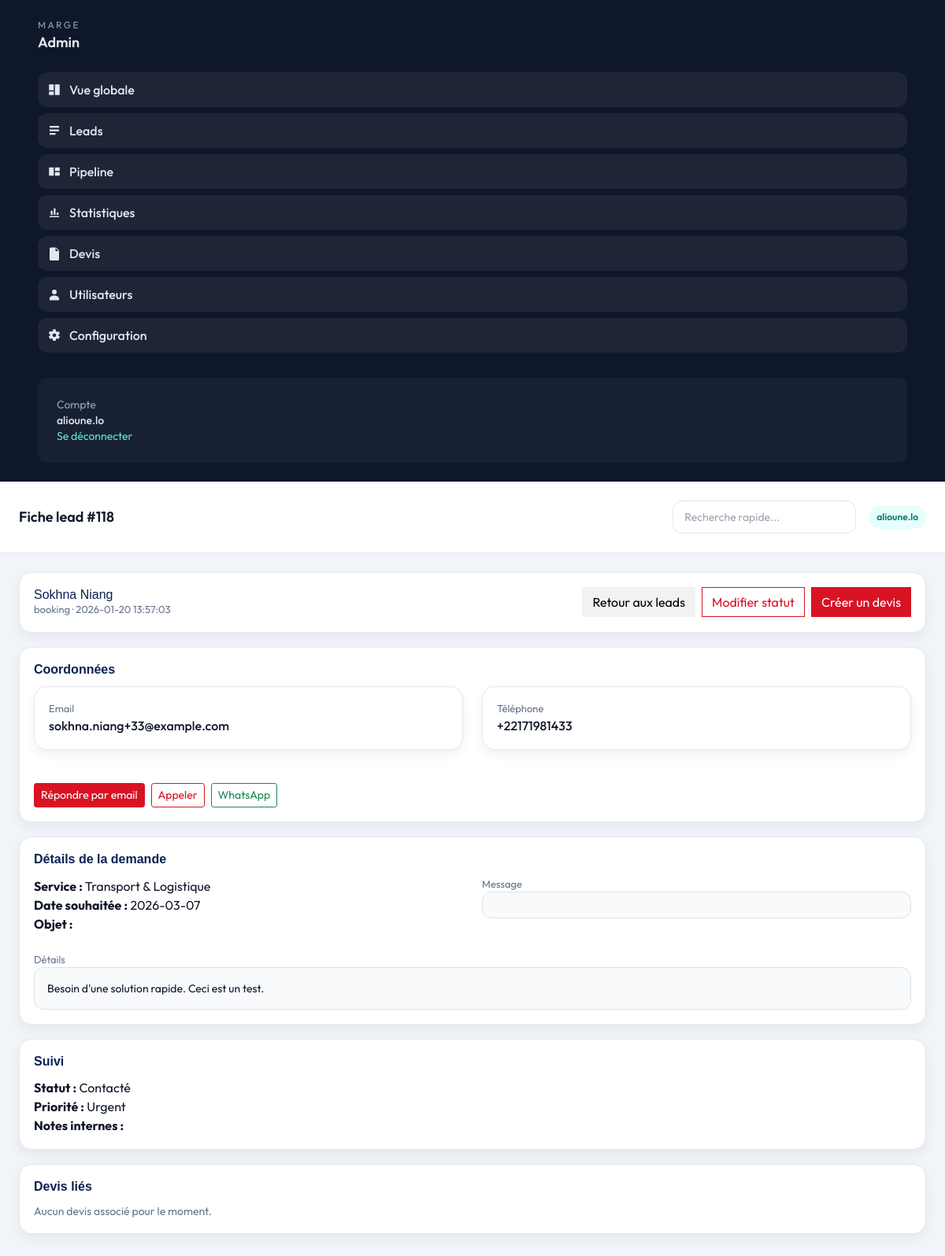
The page /dashboard/leads/view.php?id=118 (signed in) on the database as committed earlier.
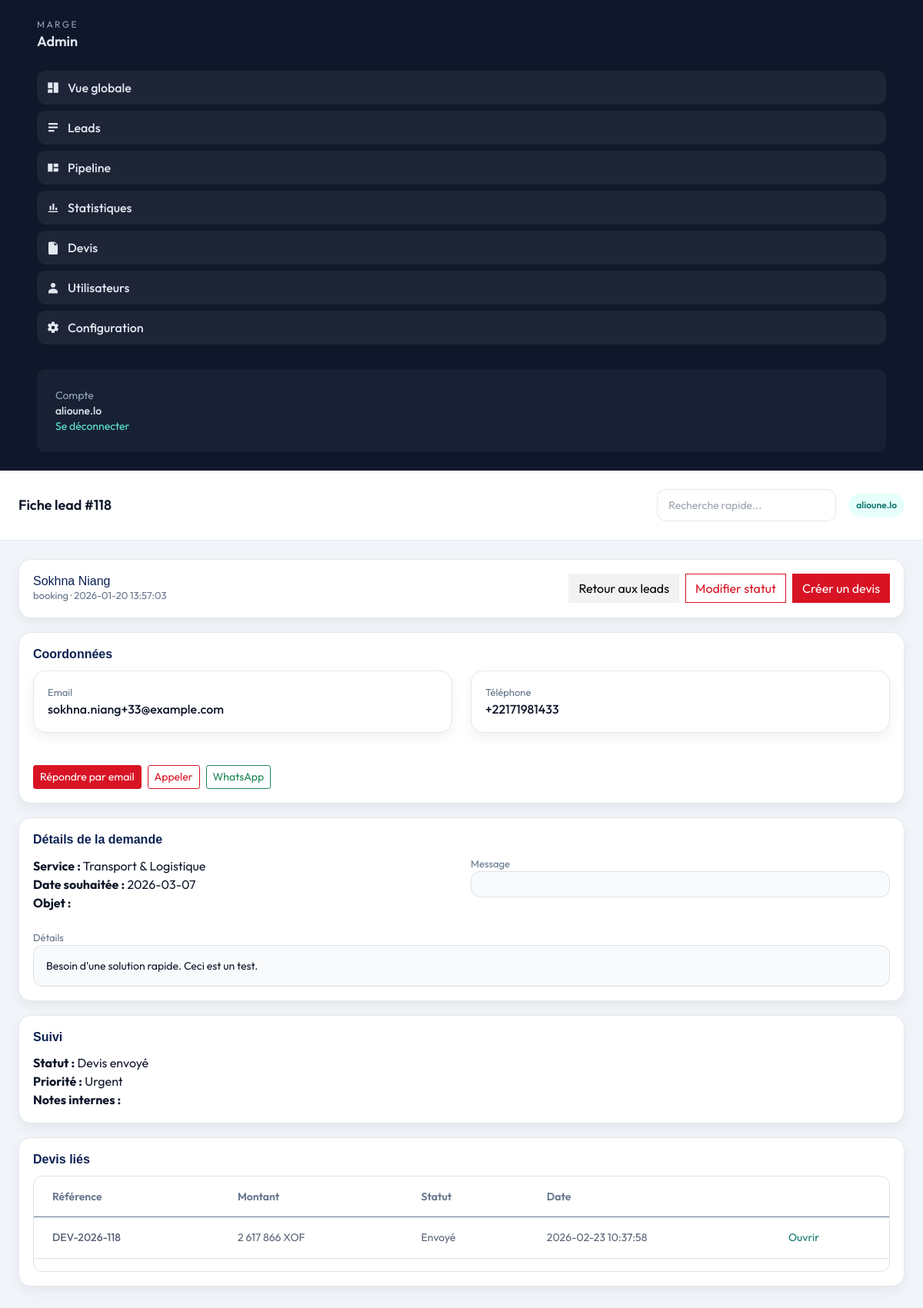
The same page on the database as committed later.
### tables this page shows
CREATE TABLE leads (
            id INTEGER PRIMARY KEY AUTOINCREMENT,
            type TEXT NOT NULL,
            name TEXT NOT NULL,
            email TEXT NOT NULL,
            phone TEXT,
            service TEXT,
            requested_date TEXT,
            subject TEXT,
            message TEXT,
            details TEXT,
            status TEXT NOT NULL DEFAULT "Nouveau",
            priority TEXT NOT NULL DEFAULT "Normal",
            notes TEXT,
            source TEXT NOT NULL DEFAULT "site",
            created_at TEXT NOT NULL,
            updated_at TEXT NOT NULL
        , archived_at TEXT);

CREATE TABLE devis (
            id INTEGER PRIMARY KEY AUTOINCREMENT,
            lead_id INTEGER NOT NULL,
            reference TEXT NOT NULL,
            amount REAL NOT NULL DEFAULT 0,
            currency TEXT NOT NULL DEFAULT "XOF",
            status TEXT NOT NULL DEFAULT "Brouillon",
            notes TEXT,
            created_at TEXT NOT NULL,
            updated_at TEXT NOT NULL
        , description TEXT, client_name TEXT, client_email TEXT, client_phone TEXT, client_company TEXT, client_address TEXT, client_city TEXT, client_country TEXT, archived_at TEXT);

### dashboard/_inc/auth.php (called while the page is built, shortened)
<?php
function current_user(): string {
  return (string)($_SESSION['admin_user'] ?? '');
}

### dashboard/leads/view.php (the view, shortened to what this page needs)
<?php
require_once __DIR__ . '/../_inc/auth.php';
require_once __DIR__ . '/../_inc/layout.php';
$pdo = db();
$id = (int)($_GET['id'] ?? 0);
$stmt = $pdo->prepare('SELECT * FROM leads WHERE id = :id');
$stmt->execute([':id' => $id]);
$lead = $stmt->fetch();
$devisRows = $pdo->prepare('SELECT id, reference, status, amount, currency, created_at FROM devis WHERE lead_id = :id ORDER BY id DESC');
$devisRows->execute([':id' => $id]);
$devis = $devisRows->fetchAll();
$wa = '';
if (!empty($lead['phone'])) {
  $phoneDigits = preg_replace('/\D+/', '', $lead['phone']);
  $msg = urlencode('Bonjour, merci pour votre demande. Nous revenons vers vous rapidement.');
  $wa = 'https://wa.me/' . $phoneDigits . '?text=' . $msg;
}
render_header('Fiche lead #' . $lead['id']);
?>
<div class="admin-card">
  <div class="d-flex justify-content-between align-items-start">
    <div>
      <h5><?php echo htmlspecialchars($lead['name']); ?></h5>
      <div class="admin-note"><?php echo htmlspecialchars($lead['type']); ?> &middot; <?php echo htmlspecialchars($lead['created_at']); ?></div>
    </div>
    <div class="d-flex gap-2">
      <a class="btn btn-light" href="/dashboard/leads/list.php">Retour aux leads</a>
      <a class="btn btn-outline-primary" href="/dashboard/leads/edit.php?id=<?php echo (int)$lead['id']; ?>">Modifier statut</a>
      <a class="btn btn-primary" href="/dashboard/devis/create.php?lead_id=<?php echo (int)$lead['id']; ?>">Cr&eacute;er un devis</a>
    </div>
  </div>
</div>
<div class="admin-card">
  <div class="admin-section-title">
    <h5>Coordonn&eacute;es</h5>
  </div>
  <div class="grid grid-cols-1 md:grid-cols-2 gap-4">
    <div class="admin-card">
      <p class="admin-note">Email</p>
      <p class="font-medium"><?php echo htmlspecialchars($lead['email']); ?></p>
    </div>
    <div class="admin-card">
      <p class="admin-note">T&eacute;l&eacute;phone</p>
      <p class="font-medium"><?php echo htmlspecialchars($lead['phone'] ?? ''); ?></p>
    </div>
  </div>
  <div class="mt-4 flex flex-wrap gap-2">
    <a class="btn btn-sm btn-primary" href="mailto:<?php echo htmlspecialchars($lead['email']); ?>">R&eacute;pondre par email</a>
    <?php if (!empty($lead['phone'])): ?>
      <a class="btn btn-sm btn-outline-primary" href="tel:<?php echo htmlspecialchars($lead['phone']); ?>">Appeler</a>
    <?php endif; ?>
    <?php if ($wa): ?>
      <a class="btn btn-sm btn-outline-success" href="<?php echo $wa; ?>" target="_blank" rel="noopener">WhatsApp</a>
    <?php endif; ?>
  </div>
</div>
<div class="admin-card">
  <div class="admin-section-title">
    <h5>D&eacute;tails de la demande</h5>
  </div>
  <div class="grid grid-cols-1 md:grid-cols-2 gap-4">
    <div>
      <p><strong>Service :</strong> <?php echo htmlspecialchars($lead['service'] ?? ''); ?></p>
      <p><strong>Date souhait&eacute;e :</strong> <?php echo htmlspecialchars($lead['requested_date'] ?? ''); ?></p>
      <p><strong>Objet :</strong> <?php echo htmlspecialchars($lead['subject'] ?? ''); ?></p>
    </div>
    <div>
      <p class="admin-note">Message</p>
      <div class="p-3 rounded-xl bg-slate-50 border border-slate-200 text-sm">
      </div>
    </div>
  </div>
  <div class="mt-4">
    <p class="admin-note">D&eacute;tails</p>
    <div class="p-3 rounded-xl bg-slate-50 border border-slate-200 text-sm">
      <?php echo nl2br(htmlspecialchars($lead['details'] ?? '')); ?>
    </div>
  </div>
</div>
<div class="admin-card">
  <div class="admin-section-title">
    <h5>Suivi</h5>
  </div>
  <p><strong>Statut :</strong> <?php echo htmlspecialchars($lead['status']); ?></p>
  <p><strong>Priorit&eacute; :</strong> <?php echo htmlspecialchars($lead['priority']); ?></p>
  <p><strong>Notes internes :</strong><br><?php echo nl2br(htmlspecialchars($lead['notes'] ?? '')); ?></p>
</div>
<div class="admin-card">
  <div class="admin-section-title">
    <h5>Devis li&eacute;s</h5>
  </div>
  <?php if (!$devis): ?>
    <div class="text-slate-500 text-sm">Aucun devis associ&eacute; pour le moment.</div>
  <?php else: ?>
    <div class="overflow-hidden rounded-xl border border-slate-200 bg-white">
      <div class="max-w-full overflow-x-auto">
        <table class="table admin-table min-w-[700px]">
          <thead class="border-b border-slate-100">
            <tr>
              <th class="px-4 py-3 text-start text-slate-500 text-sm">R&eacute;f&eacute;rence</th>
              <th class="px-4 py-3 text-start text-slate-500 text-sm">Montant</th>
              <th class="px-4 py-3 text-start text-slate-500 text-sm">Statut</th>
              <th class="px-4 py-3 text-start text-slate-500 text-sm">Date</th>
              <th class="px-4 py-3"></th>
            </tr>
          </thead>
          <tbody class="divide-y divide-slate-100">
            <?php foreach ($devis as $d): ?>
              <tr>
                <td class="px-4 py-3 font-medium"><?php echo htmlspecialchars($d['reference']); ?></td>
                <td class="px-4 py-3"><?php echo number_format((float)$d['amount'], 0, ',', ' '); ?> <?php echo htmlspecialchars($d['currency']); ?></td>
                <td class="px-4 py-3"><?php echo htmlspecialchars($d['status']); ?></td>
                <td class="px-4 py-3"><?php echo htmlspecialchars($d['created_at']); ?></td>
                <td class="px-4 py-3"><a class="text-teal-700" href="/dashboard/devis/view.php?id=<?php echo (int)$d['id']; ?>">Ouvrir</a></td>
              </tr>
            <?php endforeach; ?>
          </tbody>
        </table>
      </div>
    </div>
  <?php endif; ?>
</div>
<?php render_footer(); ?>

### dashboard/_inc/layout.php (shortened to what this page needs)
<?php
require_once __DIR__ . '/auth.php';
function render_header(string $title = 'Dashboard'): void {
  $user = htmlspecialchars(current_user());
  echo '<!DOCTYPE html>';
  echo '<html lang="fr">';
  echo '<head>';
  echo '  <script src="https://cdn.tailwindcss.com"></script>';
  echo '  <link href="/css/bootstrap.min.css" rel="stylesheet">';
  echo '  <link href="/dashboard/assets/admin.css" rel="stylesheet">';
  echo '</head>';
  echo '<body class="font-outfit bg-slate-100 text-slate-900">';
  echo '  <div class="min-h-screen xl:flex">';
  echo '    <aside class="w-full xl:w-[280px] bg-slate-900 text-slate-200 px-5 py-6">';
  echo '      <div class="mb-6">';
  echo '        <div class="text-xs uppercase tracking-[0.2em] text-slate-400">MARGE</div>';
  echo '        <div class="text-lg font-semibold">Admin</div>';
  echo '      </div>';
  echo '      <nav class="space-y-2">';
  echo '        <a href="/dashboard/index.php" class="ta-nav">';
  echo '          <svg viewBox="0 0 24 24" class="ta-nav-icon"><path d="M3 13h8V3H3v10zm10 8h8V3h-8v18zM3 21h8v-6H3v6z"/></svg>';
  echo '          <span>Vue globale</span>';
  echo '        </a>';
  echo '        <a href="/dashboard/leads/list.php" class="ta-nav">';
  echo '          <svg viewBox="0 0 24 24" class="ta-nav-icon"><path d="M4 4h16v3H4V4zm0 6h16v3H4v-3zm0 6h10v3H4v-3z"/></svg>';
  echo '          <span>Leads</span>';
  echo '        </a>';
  echo '        <a href="/dashboard/kanban.php" class="ta-nav">';
  echo '          <svg viewBox="0 0 24 24" class="ta-nav-icon"><path d="M3 5h8v14H3V5zm10 0h8v6h-8V5zm0 8h8v6h-8v-6z"/></svg>';
  echo '          <span>Pipeline</span>';
  echo '        </a>';
  echo '        <a href="/dashboard/stats/index.php" class="ta-nav">';
  echo '          <svg viewBox="0 0 24 24" class="ta-nav-icon"><path d="M4 20h16v-2H4v2zM6 9h3v7H6V9zm5-4h3v11h-3V5zm5 7h3v4h-3v-4z"/></svg>';
  echo '          <span>Statistiques</span>';
  echo '        </a>';
  echo '        <a href="/dashboard/devis/list.php" class="ta-nav">';
  echo '          <svg viewBox="0 0 24 24" class="ta-nav-icon"><path d="M6 2h9l5 5v15a2 2 0 0 1-2 2H6a2 2 0 0 1-2-2V4a2 2 0 0 1 2-2zm8 1v5h5"/></svg>';
  echo '          <span>Devis</span>';
  echo '        </a>';
  echo '        <a href="/dashboard/settings/users.php" class="ta-nav">';
  echo '          <svg viewBox="0 0 24 24" class="ta-nav-icon"><path d="M12 12a4 4 0 1 0-0.001-8.001A4 4 0 0 0 12 12zm0 2c-4.418 0-8 2.239-8 5v3h16v-3c0-2.761-3.582-5-8-5z"/></svg>';
  echo '          <span>Utilisateurs</span>';
  echo '        </a>';
  echo '        <a href="/dashboard/settings/config.php" class="ta-nav">';
  echo '          <span>Configuration</span>';
  echo '        </a>';
  echo '      </nav>';
  echo '      <div class="mt-8 p-4 rounded-xl bg-slate-800/60 text-sm">';
  echo '        <div class="text-slate-400">Compte</div>';
  echo '        <div class="font-medium">' . $user . '</div>';
  echo '        <a class="text-teal-300 text-sm" href="/dashboard/logout.php">Se d&eacute;connecter</a>';
  echo '      </div>';
  echo '    </aside>';
  echo '    <div class="flex-1">';
  echo '      <header class="sticky top-0 z-40 bg-white border-b border-slate-200">';
  echo '        <div class="flex flex-col gap-3 px-6 py-4 lg:flex-row lg:items-center lg:justify-between">';
  echo '          <div class="text-lg font-semibold">' . htmlspecialchars($title) . '</div>';
  echo '          <div class="flex items-center gap-3">';
  echo '            <form class="relative" action="/dashboard/leads/list.php" method="get" data-quick-search="1">';
  echo '              <input type="text" name="q" id="quickSearchInput" placeholder="Recherche rapide..." class="ta-input" autocomplete="off" />';
  echo '            </form>';
  echo '            <div class="ta-user-chip">' . $user . '</div>';
  echo '          </div>';
  echo '        </div>';
  echo '      </header>';
  echo '      <main class="p-6 max-w-screen-2xl">';
}
function render_footer(): void {
  echo '      </main>';
  echo '    </div>';
  echo '  </div>';
  echo '</body>';
  echo '</html>';
}

### dashboard/assets/admin.css (style rules this page uses)
.font-outfit { font-family: "Outfit", "Segoe UI", system-ui, sans-serif; }
.ta-nav { display: flex; align-items: center; gap: 10px; padding: 10px 12px; border-radius: 12px; background: rgba(255,255,255,0.06); color: #e2e8f0; font-weight: 500; text-decoration: none; }
.ta-nav-icon { width: 18px; height: 18px; fill: currentColor; }
.ta-input { height: 42px; border-radius: 12px; border: 1px solid #e2e8f0; padding: 0 14px; font-size: 14px; }
.ta-user-chip { background: #e6fffa; color: #0f766e; font-size: 12px; font-weight: 600; padding: 6px 10px; border-radius: 999px; }
.admin-card { background: #fff; border: 1px solid #e5e7eb; border-radius: 16px; padding: 18px; margin-bottom: 18px; box-shadow: 0 6px 16px rgba(15, 23, 42, 0.06); }
.admin-section-title { display: flex; align-items: center; justify-content: space-between; margin-bottom: 12px; }
.admin-section-title h5 { margin: 0; font-size: 16px; font-weight: 600; }
.admin-note { color: var(--muted); font-size: 13px; }
.admin-table th, .admin-table td { vertical-align: middle; font-size: 14px; }
.admin-table thead th { color: var(--muted); font-weight: 600; }
.admin-table { width: 100%; border-collapse: collapse; }

Rows that differ between the two databases and show on the page:
changed leads "Sokhna Niang": status "Contacté" → "Devis envoyé"
added devis: reference "DEV-2026-118", amount "2 617 866", currency "XOF", status "Envoyé", created_at "2026-02-23 10:37:58"
Other text that changed with them:
text no longer shown: "Aucun devis associé pour le moment."
text now shown: "Référence Montant Statut Date"
